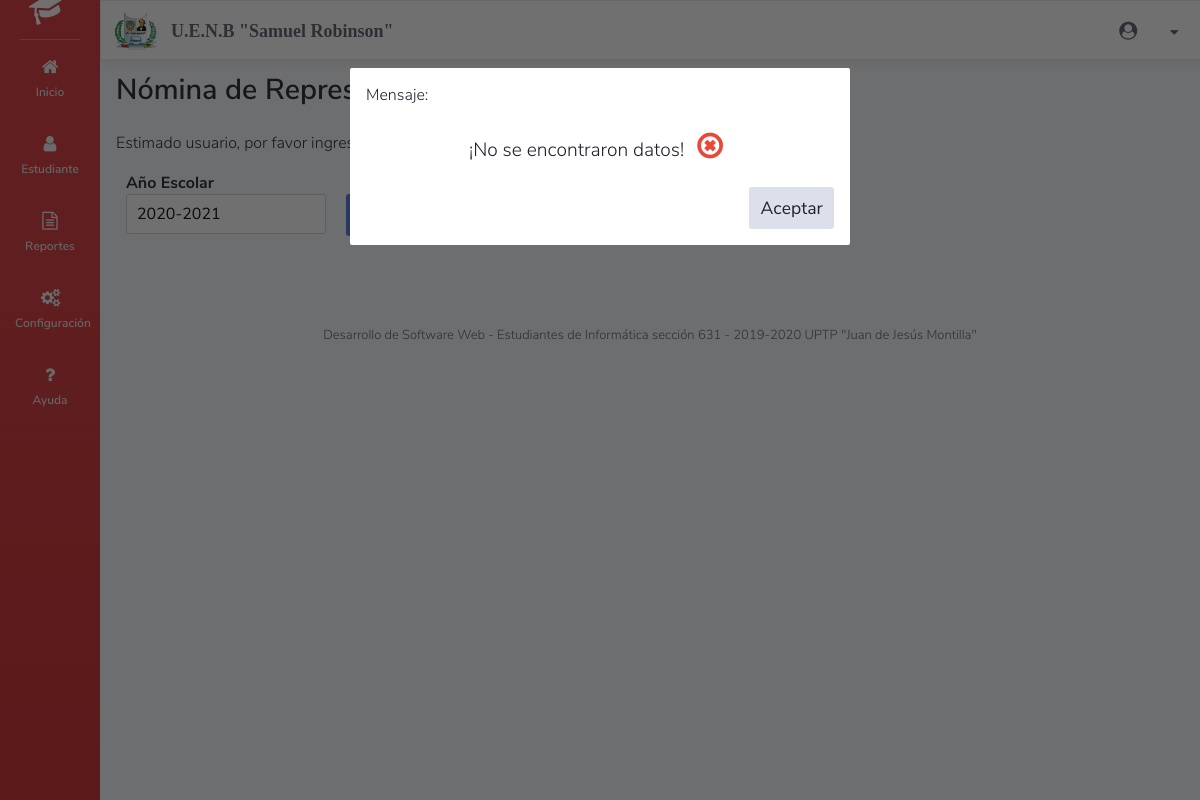
The page /VISTA/?ver=nomina_rep&error=1 (signed in) on the database its author committed.
### tables this page shows
CREATE TABLE `modulo` (
  `cod_modulo` int(11) NOT NULL,
  `nom_modulo` varchar(20) NOT NULL,
  `icono` varchar(30) NOT NULL,
  `estatus` char(1) NOT NULL DEFAULT 'A',
  `pos` int(2) NOT NULL
);

CREATE TABLE `periodo_escolar` (
  `cod_periodo` int(11) NOT NULL,
  `periodo` char(9) NOT NULL,
  `fecha_ini` date NOT NULL,
  `fecha_fin` date NOT NULL,
  `cierre_sis` date NOT NULL,
  `estatus` char(1) NOT NULL DEFAULT 'A',
  `prom` char(1) NOT NULL DEFAULT 'N'
);

### MODELO/m_seguridad.php (called while the page is built, shortened)
<?php
	include_once('MyDB.php');
	class cls_modulo extends MyDB{
		function listar_menu($nivel){
			$sql = "SELECT DISTINCT modulo.cod_modulo, nom_modulo, modulo.icono, modulo.estatus, modulo.pos
			FROM modulo INNER JOIN servicio ON servicio.cod_modulo = modulo.cod_modulo INNER JOIN nivel_metodo ON nivel_metodo.cod_servicio = servicio.cod_servicio WHERE nivel_metodo.cod_nivel = '$nivel' ORDER BY modulo.pos ASC";
			$res = $this->query($sql);
			return $this->retornar_arreglo($res);
		}
		function retornar_arreglo($res){
			$lista = array(); $cont = 0;
			while( $fila = $this->f_array($res) ){
				$lista[$cont]['cod'] = $fila['cod_modulo'];
				$lista[$cont]['nom'] = $fila['nom_modulo'];
				$lista[$cont]['ico'] = $fila['icono'];
				$lista[$cont]['sta'] = $fila['estatus'];
				$lista[$cont]['pos'] = $fila['pos'];
				$cont++;
			}
			return $lista;
		}
	}
?>

### MODELO/MyDB.php (called while the page is built, shortened)
<?php
class MyDB{
	private $server_name;
	private $server_user;
	private $server_pass;
	private $dbname;
	private $conex;
	protected function __construct(){
		$this->server_name = 'localhost';
		$this->server_user = 'root';
		$this->server_pass = '';
		$this->dbname = 'db_sm';
	}
	protected function conectar(){
		$this->conex = mysqli_connect($this->server_name, $this->server_user, $this->server_pass, $this->dbname);
		if( $this->conex ){
			return true;
		}
		else{
			die('Error al conectar: '.mysqli_connect_error() );
		}
	}
	protected function query($sql){
		mysqli_set_charset($this->conex,"utf8");
		$query = mysqli_query($this->conex, $sql);
		return $query;
	}
	protected function f_array($resource){
		return mysqli_fetch_array($resource);
	}
}
?>

### CONTROL/c_reporteNominaRep.php (called while the page is built, shortened)
<?php
function consultar_ultAESC(){
	include_once('../MODELO/m_a_escolar.php');
	$obj = new cls_a_escolar();
	$rs = $obj->ultimo_aesc();
	return $rs;
}
$rsAESC = consultar_ultAESC();
$AESC = $rsAESC['periodo'];
?>

### MODELO/m_a_escolar.php (called while the page is built, shortened)
<?php
	require_once('MyDB.php');
	class cls_a_escolar extends MyDB{
		function ultimo_aesc(){
			$sql = "SELECT * FROM periodo_escolar ORDER BY cod_periodo DESC LIMIT 1";
			return $this->f_array($this->query($sql));
		}
	}
?>

### VISTA/componentes/menu.php (the view, shortened to what this page needs)
<?php
	include_once('../MODELO/m_seguridad.php');
	$objModulo = new cls_modulo();
?>
<div id="m_sistema">
	<i class="icon-graduation-cap"></i>
</div>
<a href="?inicio" class="parent_menu" id="mP_inicio"><i class="icon-home"></i>Inicio</a>
<?php
	if( $_SESSION['vsn_nivel'] != 1 ){
		$modulo = $objModulo->listar_menu($_SESSION['vsn_nivel']);
		for ($i=0; $i<count($modulo); $i++) {
			echo '<div class="parent_menu"><i class="icon-'.$modulo[$i]['ico'].'"></i>'.$modulo[$i]['nom'].'<span class="icon-right-open"></span>';
			echo '<div class="child_menu">';
			echo '</div></div>';
		}
	}
?>
<br/><br/><br/><br/><br/><br/><br/><br/>

### VISTA/formularios/f_reporteNominaRep.php (shortened to what this page needs)
<?php include_once('../CONTROL/c_reporteNominaRep.php'); ?>
<div class="titulo_m">
	<h2>Nómina de Representantes</h2><i class="icon-docs"></i>
</div>
<p class="marginB05rem">
	Estimado usuario, por favor ingrese el <b class="text_azul">Año escolar</b>.
</p>
<form name="repResumen" method="GET" action="../CONTROL/c_reporteNominaRep.php">
	<div class="contInput w200 left">
		<b>Año Escolar</b>
		<input type="text" name="aesc" class="input" maxlength="9" placeholder="Ej: 0000-0000" value="<?php echo $AESC; ?>" />
	</div>
	<div class="contInput left">
		<p class="nomImput" style="height: 22px;"></p>
		<label class="btn btn_icon_split btn_normal btn_azul btn_lg" for="enviar">
			<p>Generar reporte</p>
		</label>
	</div>
</form>

### CSS/aplicacion/estilos.css (style rules this page uses)
body { font-family: var(--fL); background: var(--gris1); color: var(--negro); }
.titulo_m, .titulo_m_md { display: flex; align-items: center; }
.titulo_m { padding-bottom: 15px; margin-bottom: .5rem; }
.titulo_m h2, .titulo_m_md h2 { position: relative; font-family: var(--fSB); margin-right: 10px; }
.titulo_m h2 { font-size: var(--sz6); }

### CSS/standart.css (style rules this page uses)
:root { --blanco: #FFFFFF; --negro: #20222F; --gris1: #f8f9fc; --gris2: #eaecf4; --gris3: #dddfeb; --gris4: #d1d3e2; --gris5: #b7b9cc; --gris6: #858796; --gris7: #6e707e; --gris8: #5a5c69; --rojo1: #d63337; --rojo2: #CA2929; --rojo3: #e74a3b; --rojo4: #e02d1b; --azul1: #4e73df; --azul2: #224abe; --verde1: #3EC262; --verde2: #2BAB3E; --amarillo1: #f6c23e; --amarillo2: #f4b619; --rosa1: #E6254E; --normal: 0px 0px 10px 1px #e0e0e0; --sz1: .8rem; --sz2: 1rem; --sz3: 1.1rem; --sz4: 1.2rem; --sz5: 1.6rem; --sz6: 1.8rem; --sans-serif: "Segoe UI","Arial",sans-serif; --fL: 'NunitoSans-Light','Ubuntu-l',var(--sans-serif); --fLI: 'NunitoSans-LightItalic','Ubuntu-lo',var(--sans-serif); --fR: 'NunitoSans-Regular','Ubuntu',var(--sans-serif); --fSB: 'NunitoSans-SemiBold','Ubuntu-m',var(--sans-serif); --fB: 'NunitoSans-Bold','Ubuntu-b',var(--sans-serif); --fEB: 'NunitoSans-ExtraBold','Ubuntu-b',var(--sans-serif);; --fML: 'Montserrat-Light',var(--sans-serif); --fMT: 'Montserrat-Thin',var(--sans-serif); }
* { margin: 0px; padding: 0px; box-sizing: border-box; }
a, a:visited, a:active { text-decoration: none; }
label { cursor: pointer; }
b { font-weight: normal; font-family: var(--fB); }
.marginB05rem { margin-bottom: .5rem; }
.left { float: left; position: relative; }
.w200 { width: 200px; }
.text_azul { color: var(--azul1); }

### CSS/aplicacion/menu.css (style rules this page uses)
#menu #m_sistema { font-family: var(--fEB); font-size: 20px; height: 60px; color: var(--blanco); display: flex; justify-content: center; align-items: center; border-bottom: solid 1px rgb(255,255,255,.3); margin: 0px 20px 0px 20px; line-height: .9; margin-top: -20px; }
#m_sistema i { transform: rotate(-15deg); font-size: 30px; margin-right: 10px; }
#menu .parent_menu { font-family: var(--fSB); display: block; margin-bottom: 2px; cursor: pointer; padding: 20px 15px 20px 15px; color: #e1e1e1; }
.parent_menu > i { margin-right: 12px; color: #f1f1f1; }
@media (max-width: 1200px) { #menu .parent_menu { position: relative; text-align: center; font-size: 12px; padding: 15px; } }
@media (max-width: 1200px) { .parent_menu i { display: block; width: 100%; position: relative; font-size: 18px; margin-right: 0px; margin-bottom: 5px; } }

### CSS/aplicacion/formularios.css (style rules this page uses)
.contInput { position: relative; margin: 10px; }
.input { position: relative; padding: 8px 10px 8px 10px; font-size: var(--sz2); border: solid 1px var(--gris4); border-radius: 3px; width: 100%; font-family: var(--fR); }

### CSS/aplicacion/botones.css (style rules this page uses)
.btn { cursor: pointer; transition: all .3s; }
.btn_lg { font-size: var(--sz3); height: 2.6rem; }
.btn_icon_split, .btn_icon_split_w100 { padding: 0; display: -webkit-inline-box; display: -ms-inline-flexbox; display: inline-flex; -webkit-box-align: center; -ms-flex-align: center; align-items: center; overflow: hidden; font-family: var(--fR); transition: all .3s; }
.btn_icon_split { -webkit-box-pack: center; -ms-flex-pack: center; justify-content: center; }
.btn_lg > i,.btn_lg > p { padding: 0.6rem 0.7rem; }
.btn_azul { background: var(--azul1); color: var(--blanco); }
.btn_normal { border-radius: 3px; }

### rows shown on the page
modulo: nom_modulo "Estudiante"
modulo: nom_modulo "Reportes"
modulo: nom_modulo "Configuración"
modulo: nom_modulo "Ayuda"
periodo_escolar: aesc "2020-2021"
